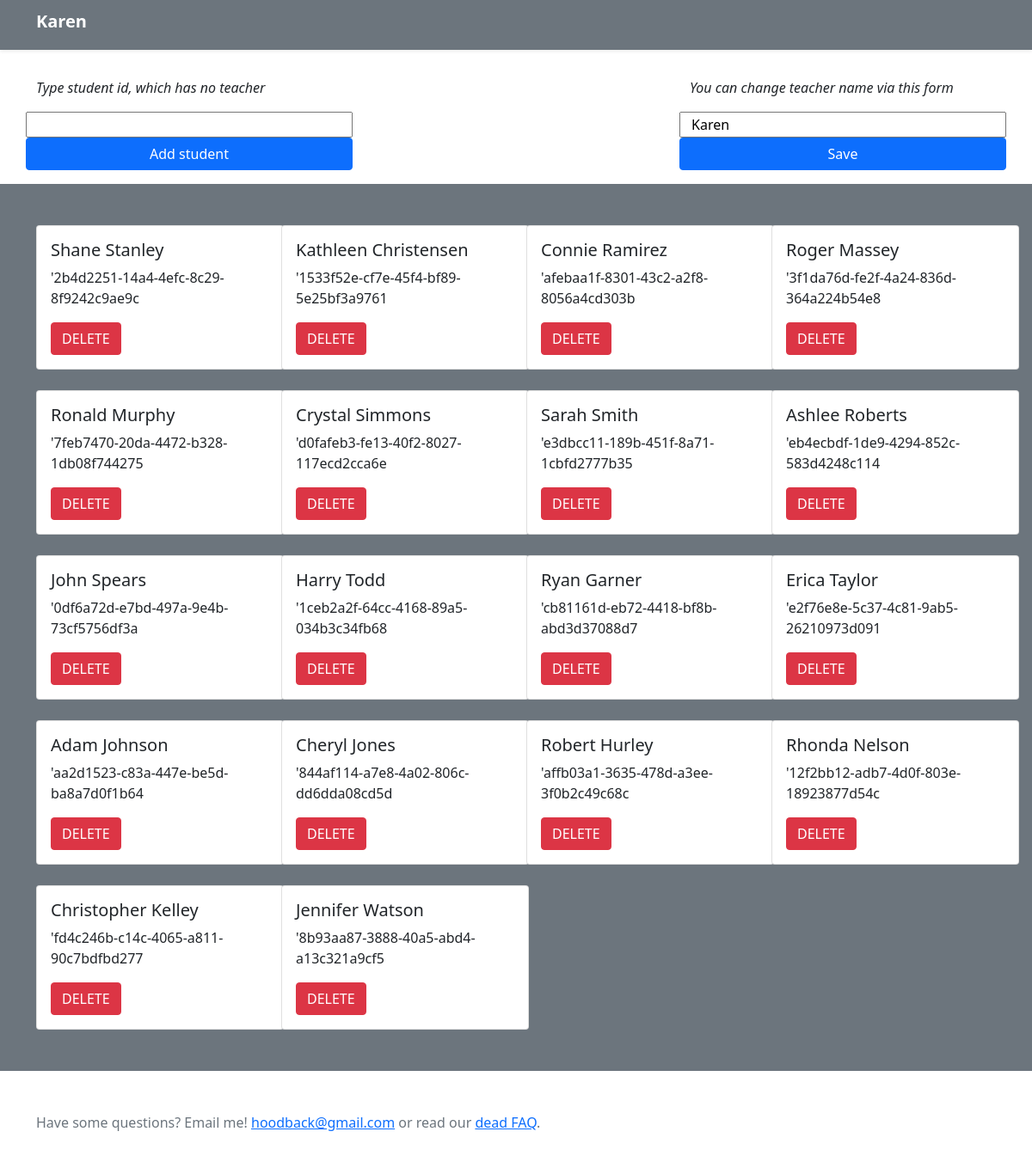
The page /teacher_list/up/2 on the database its author committed.
### home/models.py (models this page shows)
class Teacher(Model):
    id = models.AutoField(primary_key=True)  # noqa
    name = models.CharField(max_length=200)
    students = models.ManyToManyField(to='home.Student', related_name='teachers', related_query_name='teachers')
    created_at = models.DateTimeField(null=True, auto_now_add=True)
    updated_at = models.DateTimeField(null=True, auto_now=True)

class Student(Model):
    id = models.AutoField(primary_key=True)  # noqa
    name = models.CharField(max_length=200)
    surname = models.CharField(max_length=200, blank=True)
    age = models.IntegerField(default=0, null=True, blank=True)
    sex = models.CharField(max_length=200, null=True, blank=True)
    address = models.CharField(max_length=200, null=True, blank=True)
    description = models.TextField(max_length=1000, null=True, blank=True)
    birthday = models.CharField(max_length=200, null=True, blank=True)
    email = models.CharField(max_length=200, null=True, blank=True)
    social_url = models.CharField(max_length=200, null=True, blank=True)
    normalized_name = models.CharField(max_length=200, null=True, blank=True)
    is_active = models.CharField(max_length=200, null=True, blank=True)
    picture = models.ImageField(null=True, upload_to='student_photo', blank=True)
    subject = models.ForeignKey(to='home.Subject', on_delete=models.SET_NULL, null=True,
                                related_name='student', related_query_name='student')
    book = models.OneToOneField(to='home.Book', on_delete=models.CASCADE, null=True,
                                related_name='student', related_query_name='student')
    created_at = models.DateTimeField(null=True, auto_now_add=True)
    updated_at = models.DateTimeField(null=True, auto_now=True)

class Book(Model):
    id = models.AutoField(primary_key=True)  # noqa
    title = models.CharField(max_length=200)
    created_at = models.DateTimeField(null=True, auto_now_add=True)
    updated_at = models.DateTimeField(null=True, auto_now=True)

### home/views.py (the view, shortened to what this page needs)
# urls.py: path('teacher_list/up/<id>', TeacherUpdate.as_view(), name='page_teacher_update'),  # noqa
class TeacherUpdate(View):
    def get(self, request, id):
        teacher = get_object_or_404(Teacher, id=id)
        teacher_form = TeacherForm(instance=teacher)
        student_form = StudentToSomeObject()
        context = {
            'teacher': teacher,
            'form': teacher_form,
            'student_form': student_form,
        }
        return render(request, 'update_teacher.html', context=context)

### home/forms.py
class TeacherForm(ModelForm):
    class Meta:
        model = Teacher
        fields = ['name',
                  ]

class StudentToSomeObject(forms.Form):
    student_id = forms.CharField(label='student_id')

### home/templates/update_teacher.html (shortened to what this page needs)
{% extends 'base.html' %}
{% block 'body' %}
<header xmlns="http://www.w3.org/1999/html">
  <div class="navbar navbar-dark bg-secondary shadow-sm">
    <div class="container">
      <h3 class="navbar-brand d-flex align-items-center">
        <strong>{{teacher.name}}</strong>
      </h3>
    </div>
  </div>
</header>
<div class="container">
    <div class="row">
        <div class="col">
            <p class="lead">
            <p><em>Type student id, which has no teacher</em></p>
            </p>
            <form method="POST" action="{% url 'page_teacher_update' id=teacher.id %}">
                <div class="col">
                    <div class="row justify-content-sm-center">
                    {%for field in student_form %}
                    {{ field }}
                    {% endfor %}
                    <button type="submit" name='Add student' class="btn btn-primary mb-3">Add student</button>
                    </div>
                </div>
            </form>
        </div>
        <div class="col"></div>
        <div class="col">
            <p class="lead">
            <p><em>You can change teacher name via this form</em></p>
            </p>
            <form method="POST" action="{% url 'page_teacher_update' id=teacher.id %}">
                <div class="row">
                {% for field in form%}
                {{field}}
                {% endfor %}
                <button type="submit" name="Save" class="btn btn-primary">Save</button>
                </div>
            </form>
        </div>
    </div>
</div>
<main>
<div class="album py-5 bg-secondary">
     <div class="container">
            <div class="row row-cols-1 row-cols-sm-2 row-cols-md-3 row-cols-md-4 g-4">
            {% for student in teacher.students.all%}
                <div class="col">
                    <form method="POST" action="{% url 'page_teacher_update' id=student.id %}">
        <div class="card" style="width: 18rem;">
  <div class="card-body">
    <h5 class="card-title">{{student.name}} {{student.surname}}</h5>
    <p class="card-text">'{{student.book.title}}</p>
    <button type="submit" name="DELETE" class="btn btn-danger">DELETE</button>
  </div>
</div>
            </form>
                </div>
                {% endfor %}
            </div>
    </div>
</div>
</main>
{% include 'footer.html' %}
{% endblock %}

### rows shown on the page
Teacher: name "Karen", form "Karen"
Student: name "Shane", surname "Stanley", book "2b4d2251-14a4-4efc-8c29-8f9242c9ae9c"
Student: name "Kathleen", surname "Christensen", book "1533f52e-cf7e-45f4-bf89-5e25bf3a9761"
Student: name "Connie", surname "Ramirez", book "afebaa1f-8301-43c2-a2f8-8056a4cd303b"
Student: name "Roger", surname "Massey", book "3f1da76d-fe2f-4a24-836d-364a224b54e8"
Student: name "Ronald", surname "Murphy", book "7feb7470-20da-4472-b328-1db08f744275"
Student: name "Crystal", surname "Simmons", book "d0fafeb3-fe13-40f2-8027-117ecd2cca6e"
Student: name "Sarah", surname "Smith", book "e3dbcc11-189b-451f-8a71-1cbfd2777b35"
Student: name "Ashlee", surname "Roberts", book "eb4ecbdf-1de9-4294-852c-583d4248c114"
Student: name "John", surname "Spears", book "0df6a72d-e7bd-497a-9e4b-73cf5756df3a"
Student: name "Harry", surname "Todd", book "1ceb2a2f-64cc-4168-89a5-034b3c34fb68"
Student: name "Ryan", surname "Garner", book "cb81161d-eb72-4418-bf8b-abd3d37088d7"
Student: name "Erica", surname "Taylor", book "e2f76e8e-5c37-4c81-9ab5-26210973d091"
Student: name "Adam", surname "Johnson", book "aa2d1523-c83a-447e-be5d-ba8a7d0f1b64"
Student: name "Cheryl", surname "Jones", book "844af114-a7e8-4a02-806c-dd6dda08cd5d"
Student: name "Robert", surname "Hurley", book "affb03a1-3635-478d-a3ee-3f0b2c49c68c"
Student: name "Rhonda", surname "Nelson", book "12f2bb12-adb7-4d0f-803e-18923877d54c"
Student: name "Christopher", surname "Kelley", book "fd4c246b-c14c-4065-a811-90c7bdfbd277"
Student: name "Jennifer", surname "Watson", book "8b93aa87-3888-40a5-abd4-a13c321a9cf5"
